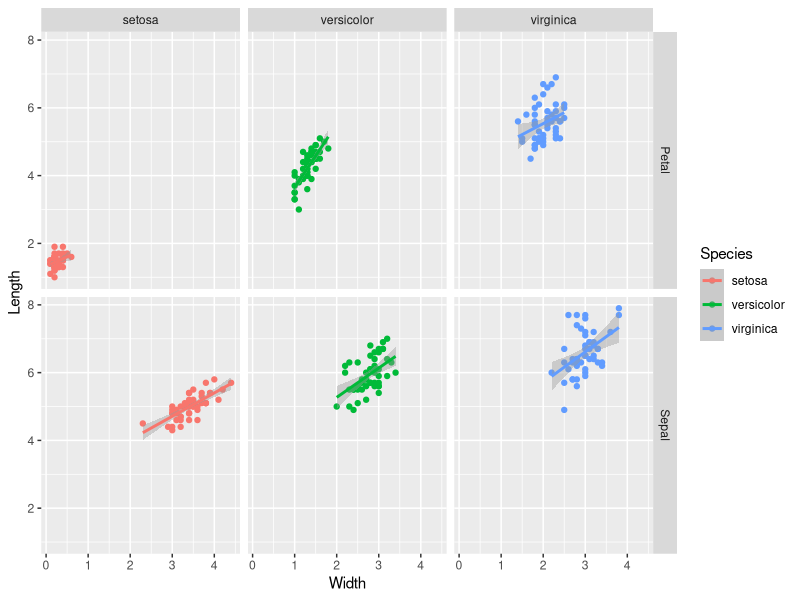
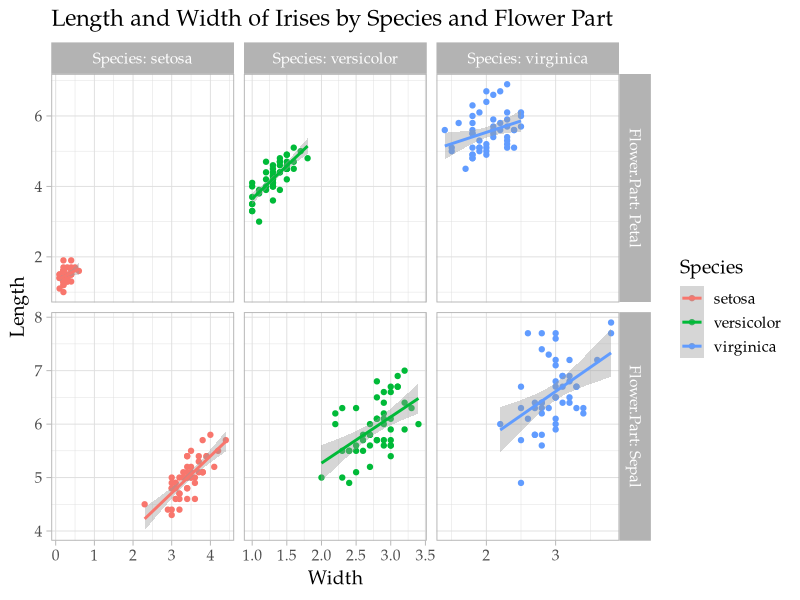

Reproduce these figures in R, in order.
## ---- chunk 1
# load dataset
data(iris)
# load ggplot2 package for graphics
library(ggplot2)
# load reshape2 package for data reshaping
library(reshape2)
## ---- chunk 2
head(iris)
## ---- chunk 3
# add a column with ID for each flower
iris <- within(iris, ID <- 1:nrow(iris))

# look at the new column
head(iris)

# melt data frame so we have four rows per flower with sepal length, width, petal length, width
melted_iris <- melt(iris,id.vars=c('ID','Species'),variable.name = 'Measurement.Type')

# now it looks like:
head(melted_iris)

# change measurement type from factor to character
melted_iris <- within(melted_iris, {
  Measurement.Type <- as.character(Measurement.Type)
})

# create new columns that will say which part of the flower and which dimension is being measured. To do this we need to split the character "Sepal.Length", for example, at the middle "." which will return two parts: "Sepal" and "Length". We'll repeat this splitting process for each flower ID number and then store the flower parts ("Sepal","Petal") in a new column called "Flower.Part" and the dimension of measurement ("Width","Length") in a new column called "Dimension".
num_flowers <- nrow(melted_iris)
melted_iris <- within(melted_iris, {
  # strsplit(Measurement.Type,split='[.]') will create a list of length nrow(melted_iris)
  # where each item in the list contains two elements: flower part and dimension
  # we'll store the flower parts in Flower.Part and dimensions in Dimension
  Flower.Part <- unlist(strsplit(Measurement.Type,split='[.]'))[seq(1,num_flowers*2,2)]
  Dimension <- unlist(strsplit(Measurement.Type,split='[.]'))[seq(2,num_flowers*2,2)]
})

# remove the now unnecessary Measurement.Type column
melted_iris <- melted_iris[,-which(names(melted_iris)=='Measurement.Type')]

# look at what we have now
head(melted_iris)

# now we'll cast so we have two rows per flower instead of 4
# we'll have five columns: ID, Species, Flower.Part, Length, and Width
cast_iris <- dcast(melted_iris,ID+Species+Flower.Part ~ Dimension)

# confirm that our data now looks like what we want: it does!
head(cast_iris)
## ---- chunk 4
ggplot(data=cast_iris)+
  geom_point(aes(x=Width,y=Length,color=Species))+
  geom_smooth(aes(x=Width,y=Length,group=Species,color=Species), method="lm")+
  facet_grid(Flower.Part~Species)
## ---- chunk 5
ggplot(data=cast_iris)+
  geom_point(aes(x=Width,y=Length,color=Species))+
  geom_smooth(aes(x=Width,y=Length,group=Species,color=Species), method="lm")+
  facet_grid(Flower.Part~Species,labeller=label_both,scales='free')+
  ggtitle('Length and Width of Irises by Species and Flower Part')+
  theme_light(base_size=14,base_family='Palatino')
